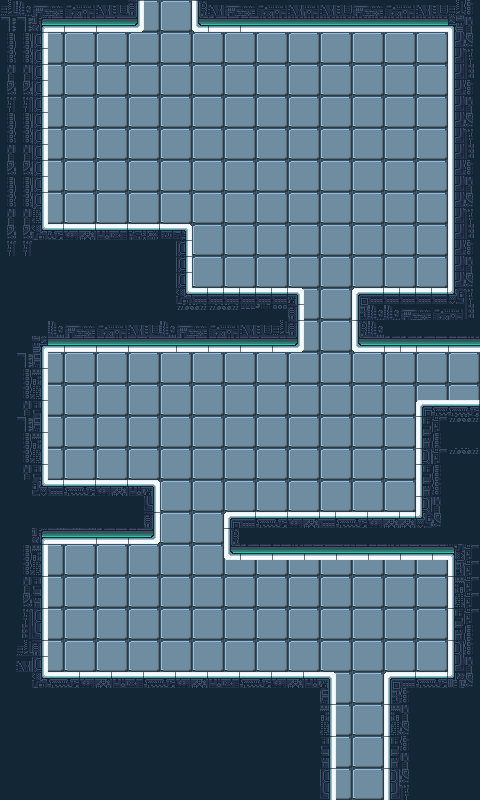

Below is a game level as drawn by its tile map, then a one-line description and the .tmx that defines it (tile-layer data replaced by summaries):
An orthogonal 30x50 tile map with 16x16 px tiles, 2 tile layers (Background, Ground).

<map version="1.10" tiledversion="1.10.2" orientation="orthogonal" renderorder="right-down" width="30" height="50" tilewidth="16" tileheight="16" infinite="0" nextlayerid="3" nextobjectid="1">
 <tileset firstgid="1" source="lab_tileset.tsx" />
 <layer id="1" name="Background" width="30" height="50">
  <data>[1500 cells, 1500 non-empty, 4 distinct tile ids]</data>
 </layer>
 <layer id="2" name="Ground" width="30" height="50">
  <data>[1500 cells, 672 non-empty, 100 distinct tile ids]</data>
 </layer>
</map>
